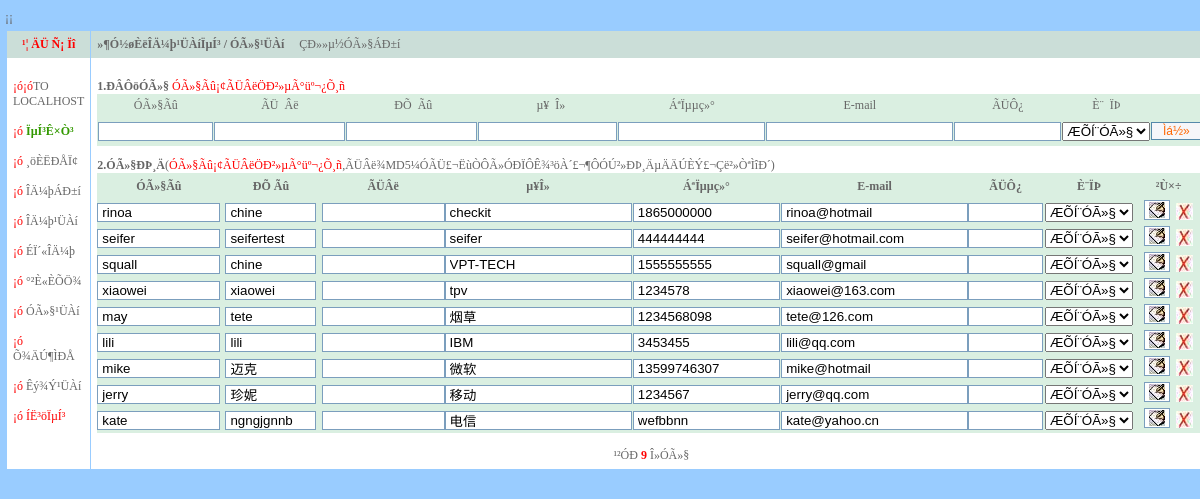
The page /sysPages/userManage/adminuser.php (signed in) on the database its author committed.
### tables this page shows
CREATE TABLE `user` (
  `id` bigint(20) NOT NULL AUTO_INCREMENT,
  `userName` varchar(10) NOT NULL DEFAULT '',
  `password` char(32) NOT NULL,
  `chineseName` varchar(20) DEFAULT NULL,
  `company` varchar(50) DEFAULT NULL,
  `phoneNumber` varchar(20) DEFAULT NULL,
  `userRight` varchar(20) DEFAULT NULL,
  `secretKey` varchar(32) DEFAULT NULL,
  `emailAddr` varchar(30) DEFAULT NULL,
  PRIMARY KEY (`id`)
);

### sysPages/userManage/adminuser.php (the view, shortened to what this page needs)
<?
$thisprog = "adminuser.php";
require ("../globalPages/global.php");
$query = 'SELECT * FROM user';
$users = mysql_query($query) or die('Query failed: ' . mysql_error());
$action=$_GET['action'];
print "<tr><td bgcolor=#CBDED8 colspan=3><b>$xtm/ ÓÃ»§¹ÜÀí</b>&nbsp;&nbsp;&nbsp;&nbsp;&nbsp;<a href=userlist.php>ÇÐ»»µ½ÓÃ»§ÁÐ±í</a></td></tr>";
if (empty ($action)) {
	$use_info = '';
	$countOfUsers = 0;
	while ($line = mysql_fetch_array($users, MYSQL_ASSOC)) {
		$use_info .= "<tr> <form action=$thisprog?action=edit method=post>
    <input type=hidden  name=action value=\"edit\">
	<input type=hidden name=oldname value=\"$use[1]\">
	<td height=26 width=10% align=center><input type=text size=12 name=\"name\" value=\"$line[userName]\" readonly></td>
	<td height=26 width=10% align=center>
	<input type=text name=\"realname\" size=8 value=\"$line[chineseName]\"></td>
	<td height=26 width=10% align=center>
	<input type=text name=\"usrpwds\" size=12 maxlength=16 title=6-16¸ö×Ö·û></td>
	<td height=26 width=10% align=center>
	<input type=text name=\"userabout\" size=20 value=\"$line[company]\"></td>
	<td height=26 width=10% align=center>
	<input type=text name=\"usertel\" size=15 value=\"$line[phoneNumber]\"></td>
	<td height=26 width=10% align=centeb>
	<input type=text name=\"email\" size=20 value=\"$line[emailAddr]\"></td>
	<td height=26 size=30  align=center>
	<input type=text name=\"ms\" size=6 title=ÓÃÓÚÍü¼ÇÃÜÂëºóÖØÉèÃÜÂë£¬ÇëÀÎ¼Ç></td>
	<td height=26 size=30  align=center>
	<select name=\"usrpower\"><option value=low>ÆÕÍ¨ÓÃ»§</option><option value=test>²âÊÔÓÃ»§</option><option value=high>¸ß¼¶ÓÃ»§</option><option value=super>ÏµÍ³¹ÜÀí</option></select></td>
	<td height=26 wiVth=100%  align=center><input name=Submit title=\"ÐÞ¸Ä $line[userName] µÄ×ÊÁÏ\"  type=image src=../images/write.gif border=0>&nbsp; <a href=\"$thisprog?action=del&name=$line[userName]\" OnClick=\"JavaScript: if(confirm('È·ÊµÒªÉ¾³ýÓÃ»§ $line[userName] Âð£¿')) return true; else return false;\"><img src=\"../images/fol-over.jpg\" title=\"É¾³ý $line[userName]\" border=\"0\"></a></td></form>";
		$countOfUsers = $countOfUsers +1;
	}
	print<<<EOT
  <tr> <td bgcolor=#ffffff colspan=3>
    <form action=$thisprog?action=addnew method=post><input type=hidden name="action" value="addnew">
  <BR>    <b>1.ÐÂÔöÓÃ»§</b> <font color=red>ÓÃ»§Ãû¡¢ÃÜÂëÖÐ²»µÃ°üº¬¿Õ¸ñ</font> $tab_top
<table border="0" width="100%" cellspacing="1" cellpadding="0" bgcolor="#DAEFE1" height="52">
  <tr>
    <td width="11%" align="center" height="21">ÓÃ»§Ãû</td>
    <td width="11%" align="center" height="21">ÃÜ&nbsp; Âë</td>
    <td width="11%" align="center" height="21">&nbsp;ÐÕ&nbsp; Ãû</td>
    <td width="11%" align="center" height="21">&nbsp; µ¥&nbsp; Î»</td>
    <td width="12%" align="center" height="15">ÁªÏµµç»°</td>
    <td width="14%" align="center" height="21">E-mail</td>
    <td width="9%" align="center" height="21">ÃÜÔ¿</td>
    <td width="8%" align="center" height="21">È¨&nbsp; ÏÞ</td>
    <td width="13%" align="center" height="21"></td>
  </tr>
  <tr>
    <td width="11%" align="center"><input type=text name="nameNew" size=11 maxlength=12 title=5-12¸ö×Ö·û> </td>
    <td width="11%" align="center"><input type=text name="usrpwdNew" size=13 maxlength=16 title=6-16¸ö×Ö·û> </td>
    <td width="11%" align="center"><input type=text  name="realnameNew" size=13> </td>
    <td width="11%" align="center"><input type=text name="useraboutNew" size=14> </td>
    <td width="12%" align="center"><input type=text name="usertelNew" size=15>  </td>
    <td width="14%" align="center"><input type=text name="emailNew" size=20>  </td>
    <td width="9%" align="center"><input type=text name="msNew" size=10 title=ÓÃÓÚÍü¼ÇÃÜÂëºóÖØÉèÃÜÂë£¬ÇëÀÎ¼Ç>  </td>
    <td width="11%" align="center"><select name="usrpowerNew"><option value=low>ÆÕÍ¨ÓÃ»§</option><option value=test>²âÊÔÓÃ»§</option><option value=high>¸ß¼¶ÓÃ»§</option><option value=super>ÏµÍ³¹ÜÀí</option></select>
    </td>
    <td width="13%" align="center">
    <input type=submit class=button name=Submit value="Ìá½»"></td>
  </tr>
</table>
    $tab_bottom</form>
    <b>2.ÓÃ»§ÐÞ¸Ä</b>(<font color=red>ÓÃ»§Ãû¡¢ÃÜÂëÖÐ²»µÃ°üº¬¿Õ¸ñ</font>,ÃÜÂë¾­MD5¼ÓÃÜ£¬ËùÒÔÃ»ÓÐÏÔÊ¾³öÀ´£¬¶ÔÓÚ²»ÐÞ¸ÄµÄÄÚÈÝ£¬Çë²»ÒªÌîÐ´)
      $tab_top
	<div align="center">
  <center>
<table width=100% border="0" cellspacing="0" cellpadding="0" bgcolor="#DAEFE1" >
<tr>
<td height="26" width="10%" align="center">
<b>ÓÃ»§Ãû</b></td>
<td height="26" width="11%" align="center">
<b>ÐÕ  Ãû</b></td>
<td height="26" width="11%" align="center">
<b>ÃÜÂë</b></td>
<td height="26" width="11%" align="center">
<b>µ¥Î»</b></td>
<td height="26" width="14%"  align="center">
<b>ÁªÏµµç»°</b></td>
<td height="26" width="15%"  align="center">
<b>E-mail</b></td>
<td height="26" width="6%"  align="center">
<b>ÃÜÔ¿</b></td>
<td height="26" width="9%"  align="center">
<b>È¨ÏÞ</b></td>
<td height="26" width="13%"  align="center">
<b>²Ù×÷</b></td>
</tr>
$use_info
	</table>
  </center>
</div>
 $tab_bottom <br><center>
EOT;
	echo "&nbsp;¹²ÓÐ  <font color=red><b>$countOfUsers</b></font> Î»ÓÃ»§";
	echo "</center></td></tr></td></tr></table></body></html>";
	exit;
}
elseif ($action == "del") {
	$delName=$_GET['name'];
	mysql_query("delete from user where userName='$delName'") or die (mysql_error());
	echo "<script>alert(\"³É¹¦É¾³ýÓÃ»§£¡\");</script><meta http-equiv=refresh content=0;url=$thisprog>";
}
exit;

### sysPages/globalPages/global.php (shortened to what this page needs)
<?php
$xtm = "»¶Ó­½øÈëÎÄ¼þ¹ÜÀíÏµÍ³ ";
admintitle();
function admintitle() {
	print<<<EOT
     <html>
   <head>
<meta http-equiv="Content-Type" content="text/html; charset=gb2312">
<LINK href="../images/cs.css" rel=stylesheet>¡¡ <STYLE type="text/css">
¡¡¡¡ TD{
¡¡¡¡¡¡¡¡ word-break: break-all;
¡¡¡¡¡¡¡¡}
¡¡¡¡ </style>
 </head>
 <SCRIPT    LANGUAGE="JavaScript">
   document.onkeydown    =    function()    {
   if(event.keyCode==116)    {
   event.keyCode=0;
   event.returnValue    =    false;
   }
   }
   document.oncontextmenu    =    function()    {event.returnValue    =    false;}
   </SCRIPT> <body onkeydown='if(event.keyCode==78 && event.ctrlKey)return false;'>
<body bgcolor=#99CCFF topmargin=5 leftmargin=5><table width=98% cellpadding=0 cellspacing=1 border=0 bgcolor=#99CCFF align=center>
    <tr><td>
    <table width=100% cellpadding=0 cellspacing=1 border=0>
    <tr><td width=10% valign=top bgcolor=#FFFFFF>
    <table width=100% cellpadding=6 cellspacing=0 border=0>
    <tr><td bgcolor=#CBDED8><center><font color=red>
    <b>¹¦ ÄÜ Ñ¡ Ïî</b>
    </td></tr>
    <tr>
    <td bgcolor=#FFFFFF valign=center><br>
<font color=red>¡ó¡ó<a href="http://$_SERVER[SERVER_NAME]" target=_blank>TO LOCALHOST</a><br><br>
¡ó <a href=../globalPages/mainPage.php><font color="#339900"><b>ÏµÍ³Ê×Ò³</b></font></a><br> <br>
¡ó <a href=../userManage/editProfile.php>¸öÈËÐÅÏ¢</a><br> <br>
¡ó <a href=../docManage/wj.php>ÎÄ¼þÁÐ±í</a><br> <br>
¡ó <a href=../docManage/gl.php>ÎÄ¼þ¹ÜÀí</a><br> <br>
¡ó <a href="javascript:void(0)" onClick="window.open ('../docManage/upfile.php','','top=0,left=0,width=700,height=363,status=no,resizable=yes,scrollbars=yes');">ÉÏ´«ÎÄ¼þ</a><br><br>
¡ó <a href=jl.php>°²È«ÈÕÖ¾</a><br><br>
¡ó <a href=../userManage/adminuser.php>ÓÃ»§¹ÜÀí</a> <br><br>
¡ó <a href=../mailManage/sitemail.php>Õ¾ÄÚ¶ÌÐÅ</a> <br><br>
¡ó <a href=bfleasin.php>Êý¾Ý¹ÜÀí</a> <br><br>
¡ó <a href=../globalPages/logout.php?login=$_SESSION[userName]><font color=red>ÍË³öÏµÍ³</font></a> </p>
    </td></tr>
  </table>
    </td><td width=65% valign=top bgcolor=#FFFFFF>
    <table width=100% cellpadding=6 cellspacing=0 border=0  valign=top>
EOT;
}

### sysPages/images/cs.css (style rules this page uses)
A { TEXT-DECORATION: none }
A:link { COLOR: #666666; FONT-FAMILY: ����; TEXT-DECORATION: none }
body { font-size: 12px; color: #666666; font-family: ����; line-height:200%; scrollbar-face-color: #e8e7e7; scrollbar-highlight-color: #ffffff; scrollbar-shadow-color: #ffffff; scrollbar-3dlight-color: #cccccc; scrollbar-arrow-color: #ff6600; scrollbar-track-color: #EFEFEF; scrollbar-darkshadow-color: #b2b2b2; scrollbar-base-color: #000000 }
TABLE { FONT-FAMILY: ����; FONT-SIZE: 9pt }
INPUT { BORDER-RIGHT: #7b9ebd 1px solid; PADDING-RIGHT: 4px; BORDER-TOP: #7b9ebd 1px solid; PADDING-LEFT: 4px; PADDING-BOTTOM: 1px; BORDER-LEFT: #7b9ebd 1px solid; PADDING-TOP: 1px; BORDER-BOTTOM: #7b9ebd 1px solid; BACKGROUND-COLOR: #ffffff }
.button { height: 18px; width: 50px; background-color: #f6f6f9; background-image: url(''); background-repeat: repeat; background-attachment: scroll; color: #ff6600; font-size: 9pt; border: 1px solid #5589AA; background-position: 0% }

### rows shown on the page
user: name "rinoa", realname "chine", userabout "checkit", usertel "1865000000", email "rinoa@hotmail"
user: name "seifer", realname "seifertest", userabout "seifer", usertel "444444444", email "seifer@hotmail.com"
user: name "squall", realname "chine", userabout "VPT-TECH", usertel "1555555555", email "squall@gmail"
user: name "xiaowei", realname "xiaowei", userabout "tpv", usertel "1234578", email "xiaowei@163.com"
user: name "may", realname "tete", userabout "烟草", usertel "1234568098", email "tete@126.com"
user: name "lili", realname "lili", userabout "IBM", usertel "3453455", email "lili@qq.com"
user: name "mike", realname "迈克", userabout "微软", usertel "13599746307", email "mike@hotmail"
user: name "jerry", realname "珍妮", userabout "移动", usertel "1234567", email "jerry@qq.com"
user: name "kate", realname "ngngjgnnb", userabout "电信", usertel "wefbbnn", email "kate@yahoo.cn"

### other values the page prints
$xtm "»¶Ó­½øÈëÎÄ¼þ¹ÜÀíÏµÍ³"
$countOfUsers "9"
